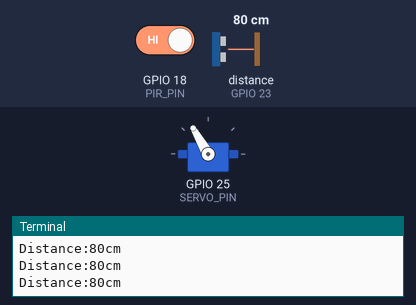
A program run on a simulated Raspberry Pi (BCM pin numbers). On the bench: servo, the last lines printed to the terminal. The test bench sets the inputs (shaded band); at power-on: distance to the obstacle (sensor on GPIO 23) 80 cm, GPIO 18 (PIR_PIN) HIGH. The echo pulse lasts 58.3 µs per cm; the clock reads 2024-03-15 10:24:30 at power-on unless the program sets it; the camera gives no picture and a still takes 0.5 s; sound played through the audio output is not drawn and takes no time; servo angles are drawn from the pulse width (0.5 ms = 0°, 2.5 ms = 180°).

Above: at 4.2 s.
4.3 s: distance to the obstacle (sensor on GPIO 23) set to 6 cm
At 4.93 s:
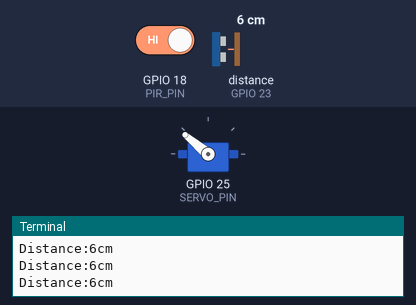
7.3 s: distance to the obstacle (sensor on GPIO 23) set to 3 cm
At 7.3 s:
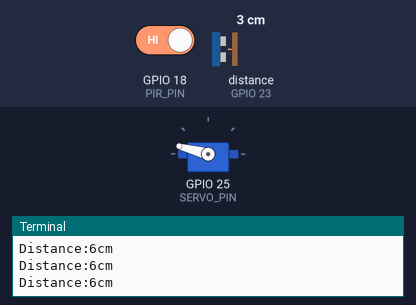
Timing chart, 0 to 14.5 s (numbered marks = the images above; inputs shaded):
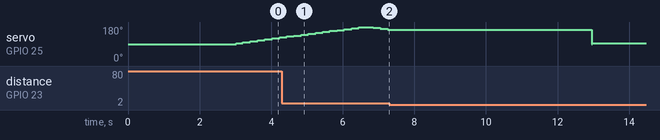

The program:

mission1.py
```python
'''
Created on Oct 21, 2016

@author: rainer
Mission example for Samsung Eletronics Raspberry-Pi Education

'''

import RPi.GPIO as GPIO
import time
import pygame
import picamera

PIR_PIN = 18
SERVO_PIN  = 25
trig_pin = 24
echo_pin = 23

sound_file = "sample.mp3"
camera_distance = 5

status = { "PIR": -1, "SND": False, "PHT": False, 'MODE':0}
#mode  0:init, 1:motion, 2: scanning, 3:taking photo
def main():
    global status
    delay = 3
    print('Mission-1 started.(delay time: %d)' %delay)
    for x in range(delay, 0, -1):
        time.sleep(1)
        print('Waiting.. ', x)
    try:
        setup()
        while True:
            if status['MODE'] == 0:
                if check_pir(status):
                    status['MODE'] = 1
                    if not(status['SND']):
                        play_sound(status)
                    scan_sonic(status)
                else:
                    if status['MODE'] !=0 :
                        status['MODE'] =0
                        if status['SND']:
                            stop_sound(status)
    finally:
        GPIO.cleanup()

def setup():
    GPIO.setmode(GPIO.BCM)
    GPIO.setup(PIR_PIN, GPIO.IN)
    GPIO.setup(SERVO_PIN, GPIO.OUT)
    GPIO.setup(trig_pin, GPIO.OUT)
    GPIO.setup(echo_pin, GPIO.IN)


def get_distance():
    distance = 0
    puls = 0
    start_time = 0
    GPIO.output(trig_pin, False)
    #print "waiting for sensor to settle."
    time.sleep(0.2)
    #time.sleep(2)
    GPIO.output(trig_pin, True)
    #time.sleep(20.0/1000.0)
    time.sleep(0.00001)
    GPIO.output(trig_pin, False)
    while GPIO.input(echo_pin) == 0:
        start_time = time.time()
    while GPIO.input(echo_pin) == 1:
        end_time = time.time()
    travel_time = end_time - start_time;
    #print travel_time
   # distance = travel_time / 58
    distance = travel_time * 17150
    distance = round(distance, 2)
    print('Distance:%dcm' %distance)
    return distance

def scan_sonic(status):
    status['MODE'] = 2
    p = GPIO.PWM(SERVO_PIN,100)
    degree = 15;
    gap = 0.55 #1degree : 0.1111
    direction = True;
    p.start(degree)
    with picamera.PiCamera() as camera:
        camera.start_preview()
        while True:
            if direction == True:
                if degree < 25:
                    degree += gap
                else :
                    degree = 25 - gap
                    direction = False
            else:
                if degree > 5:
                    degree -= gap
                else:
                    degree = 5 + gap
                    direction = True
            p.ChangeDutyCycle(degree)
            if get_distance() <= camera_distance:
                if status['SND']:
                   stop_sound(status)
                now_str = time.strftime("%Y%m%d-%H%M%S")
                camera.capture('./photo%s.jpg' %now_str)
                time.sleep(5)  #show the photo that was taken just before
                status['MODE'] = 0
                break

            if status['MODE'] !=2 :
                break;
            #time.sleep(0.5)
        camera.stop_preview()
        p.stop()
def take_photo(status):
    with picamera.PiCamera() as camera:
        camera.start_preview()
        now_str = time.strftime("%Y%m%d-%H%M%S")
        camera.capture('./photo%s.jpg' %now_str)
        status['MODE'] = 3
        time.sleep(5)
        #camera.stop_preview()


def check_pir(status):
    read = GPIO.input(PIR_PIN)
    if status['PIR'] != read:
        status['PIR'] = read
        if status['PIR']== 0:
            print(time.strftime("%Y%m%d-%H%M%S"), "No intruder")
        elif status['PIR'] == 1:
            print(time.strftime("%Y%m%d-%H%M%S"), "Intruder dectected")
    return status['PIR']


def play_sound(status):
    pygame.init()
    pygame.mixer.music.load(sound_file)
    pygame.mixer.music.play()
    status['SND'] = True

def stop_sound(staus):
    pygame.mixer.music.pause()
    status['SND'] = False


if __name__ == '__main__':
    main()
    pass
```

Measured:
- the behaviour switches between 5 and 4 cm on distance to the obstacle (sensor on GPIO 23) (found by bisection; images 1 and 2)
